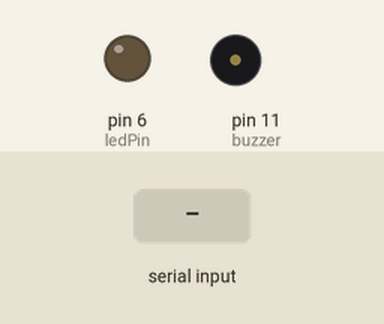
A sketch run on a simulated Arduino Uno, built with avr-gcc and run on an emulated ATmega328P. On the bench: output pins drawn as LEDs (lit = HIGH), buzzer (waves = sounding). Dashed ring = blinking. The inputs (shaded band) are chosen by the test bench.

Above: at 1.2 s.
1.3 s: "90,45\n" received over Serial
At 1.42 s:
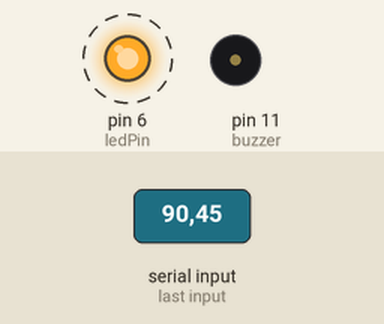
At 46.42 s:
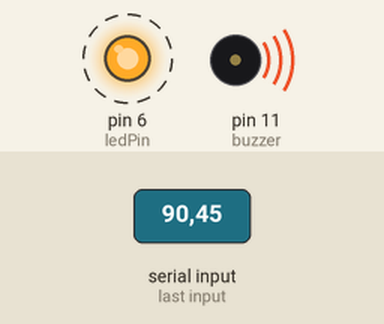
Timing chart, 0 to 48.0 s (numbered marks = the images above; inputs shaded):
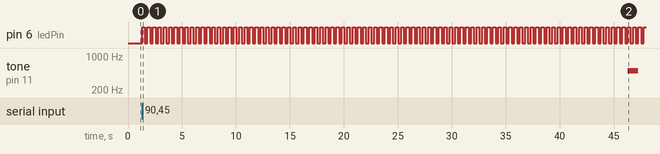

The sketch:

timer_buzzer.ino
```cpp
const int ledPin = 6;
int buzzer = 11;
//const int switchPin = 7;

void setup(){
  Serial.begin(9600);
  pinMode(ledPin, OUTPUT);
  //pinMode(switchPin, INPUT);
}

void loop(){
  if (Serial.available()) {
    int userInput = Serial.parseInt();
    while (userInput > 0){
      //Serial.print(userInput);
      digitalWrite(ledPin, HIGH);
      delay(250);
      digitalWrite(ledPin, LOW);
      delay(250);
      userInput = userInput - 1;
    }
    if (userInput == 0){
      tone(buzzer, 500, 1000);
    }
  }
  else
  {
    digitalWrite(ledPin, LOW);
  }
}
```

Measured:
- after the input at 1.3 s, pin 6 (ledPin): alternates HIGH for 0.25 s and LOW for 0.25 s, starting at once; tone on pin 11 (buzzer): silent → 500 Hz after 45.0 s, → silent 1.0 s later
